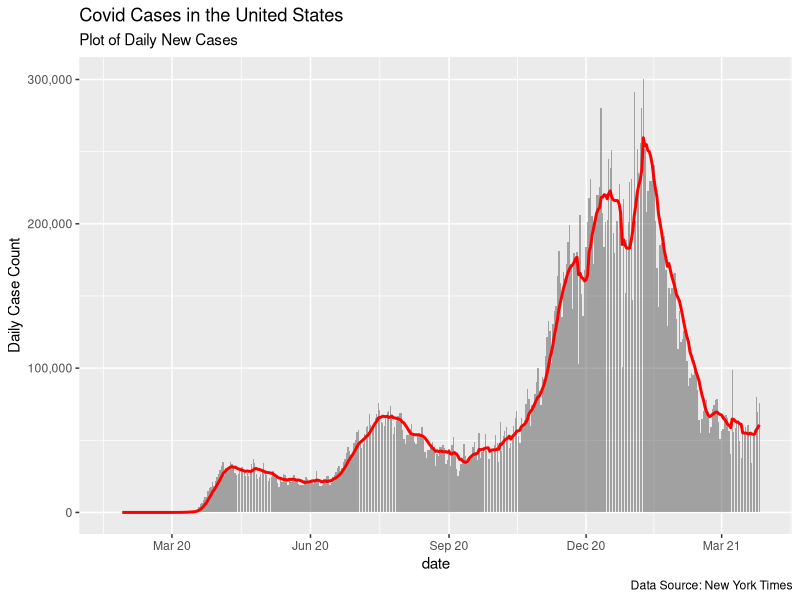

Recreate this plot in R.
install.packages("zoo")
install.packages("scales")
library(tidyverse)
library(dplyr)
library(ggplot2)
library(zoo) #used for rollmean
library(scales)

setwd("~/school-projects/data_viz/discussion")


mtcars
# Get First Row
mtcars %>% slice(1)

# Get last row
mtcars %>% slice(n())

# Get 5 through last
mtcars %>% slice(5:n())

# get 5 lowest mpgs
mtcars %>% slice_min(mpg, n=5)

# get 5 largest mpgs
mtcars %>% slice_max(mpg, n=5)

states <- read_csv("covid.csv", 
                   col_types = cols(.default = 'c'))

states.clean <- states %>%
  mutate(date=as.Date(date),
         cases=as.numeric(cases),
         deaths=as.numeric(deaths))

table(states.clean$state)
length(unique(states.clean$state))

USA <- states.clean %>%
  filter(state == 'USA') %>%
  arrange(date) %>%
  mutate(daily_cases = cases - lag(cases),
         roll_average = rollmean(x=daily_cases, k=7, align='right', na.pad = T)) 

#lag gives you the case count from the day before
# align in rollmean positions the current date, right means the current date is last
pdf('USA.pdf')
USACOVID <- USA %>%
  ggplot(aes(x=date, y=roll_average)) +
  geom_bar(stat = "identity", aes(x=date, y=daily_cases), alpha=0.5,)+ #Required, it defaults to just expecting x or y and then counting the number of occurences of that x or y
  geom_line(color='red', size=1)+
  ylab("Daily Case Count")+
  labs(title= "Covid Cases in the United States",
       subtitle = "Plot of Daily New Cases",
       caption = "Data Source: New York Times")+
  scale_x_date(breaks = date_breaks('3 month'), labels = date_format("%b %y"))+
  scale_y_continuous(labels=comma)

options(scipen = 999) #Gets rid of scientific notation for big numbers

print(USACOVID)

dev.off()
